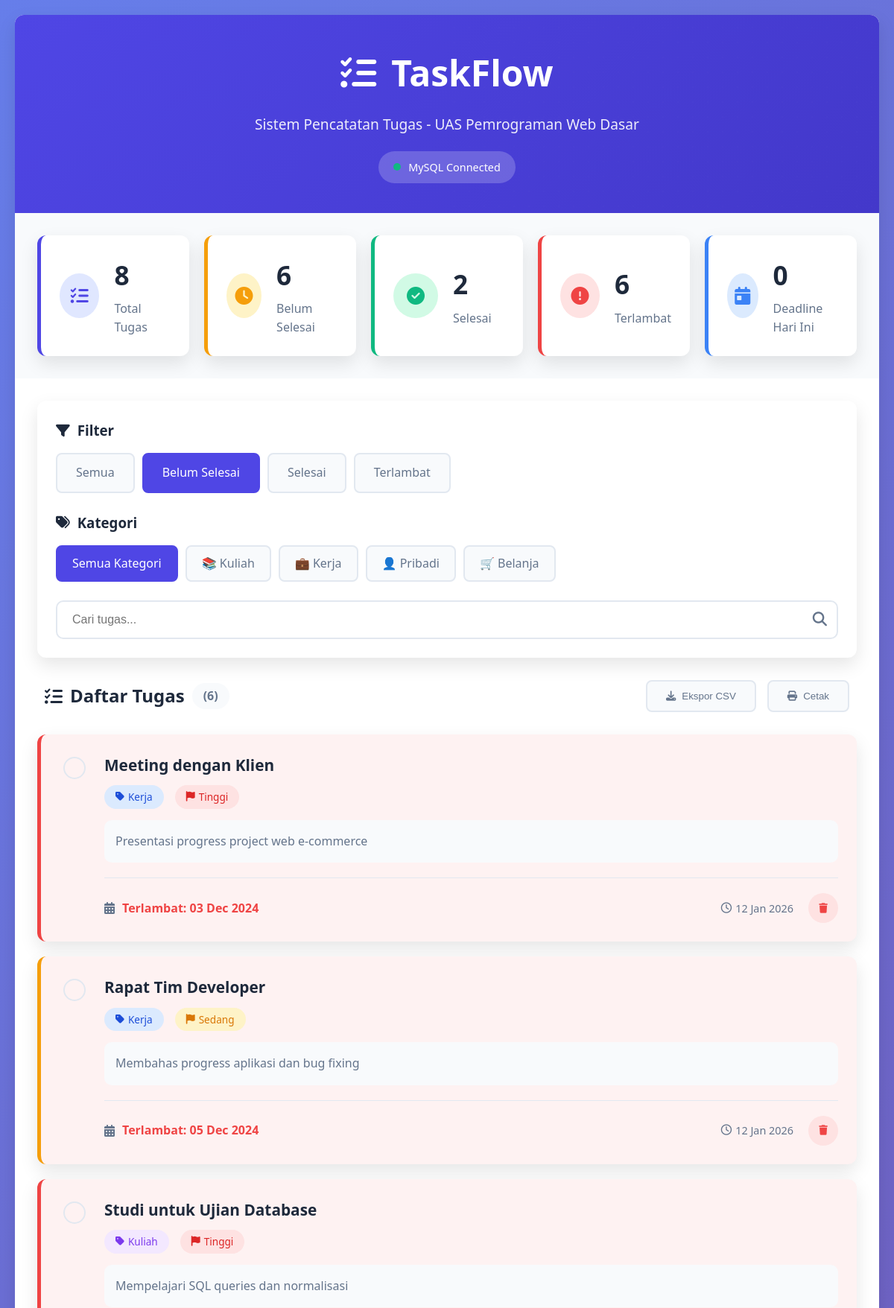
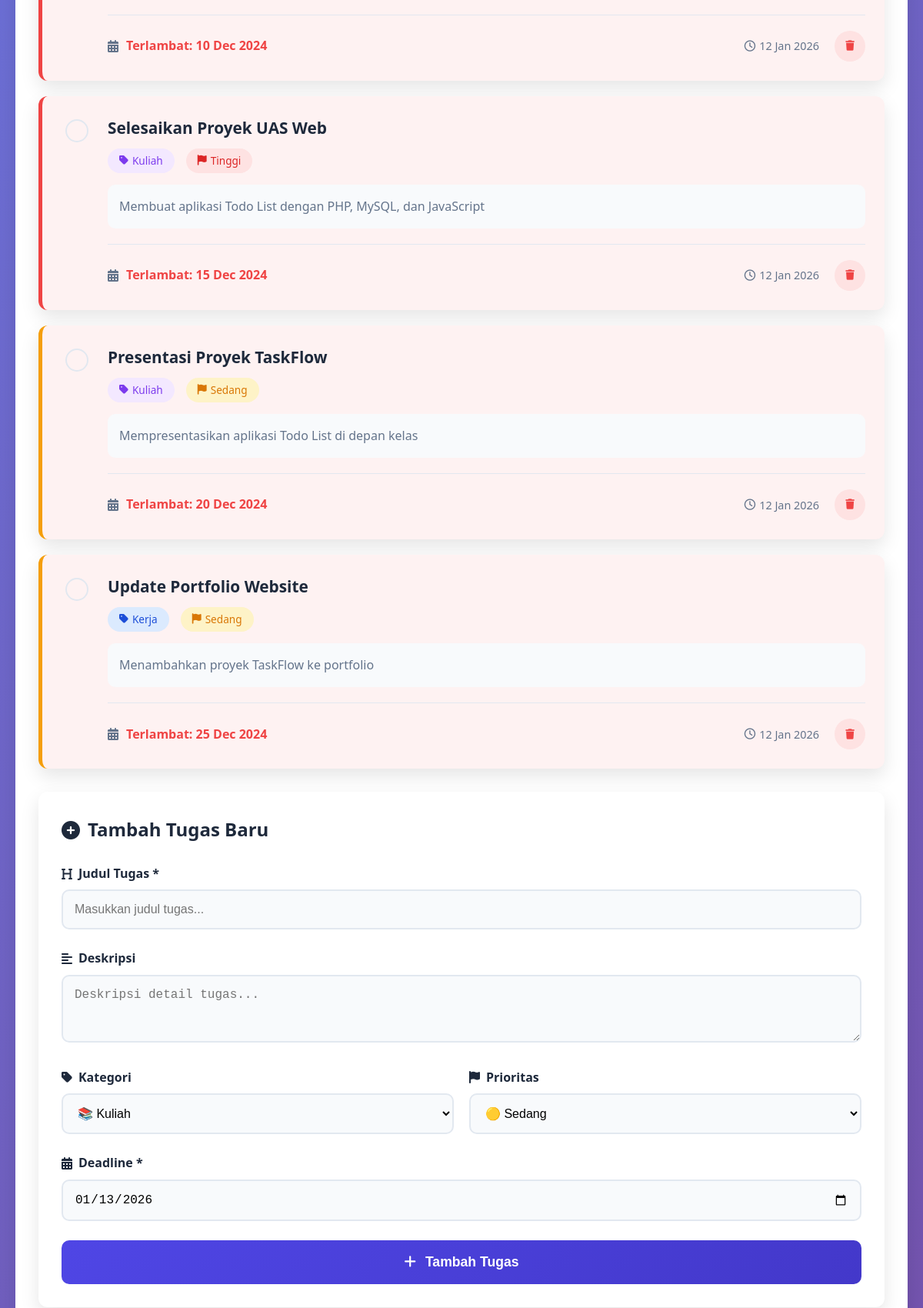
The page /?filter=pending&category=all (upper part) on the database its author committed (2 pictures, top to bottom).
### tables this page shows
CREATE TABLE IF NOT EXISTS tasks (
    id INT PRIMARY KEY AUTO_INCREMENT,
    title VARCHAR(255) NOT NULL,
    description TEXT,
    category ENUM('kerja', 'kuliah', 'pribadi', 'belanja', 'lainnya') DEFAULT 'lainnya',
    deadline DATE NOT NULL,
    priority ENUM('low', 'medium', 'high') DEFAULT 'medium',
    completed BOOLEAN DEFAULT FALSE,
    created_at TIMESTAMP DEFAULT CURRENT_TIMESTAMP,
    updated_at TIMESTAMP DEFAULT CURRENT_TIMESTAMP ON UPDATE CURRENT_TIMESTAMP
);

### index.php (the view, shortened to what the rows shown need)
<?php
require_once 'config/database.php';
$filter = isset($_GET['filter']) ? sanitizeInput($_GET['filter']) : 'all';
$search = isset($_GET['search']) ? sanitizeInput($_GET['search']) : '';
$sql = "SELECT * FROM tasks WHERE 1=1";
if ($filter === 'completed') {
    $sql .= " AND completed = TRUE";
} elseif ($filter === 'pending') {
    $sql .= " AND completed = FALSE";
} elseif ($filter === 'overdue') {
    $sql .= " AND deadline < CURDATE() AND completed = FALSE";
}
$sql .= " ORDER BY
    CASE
        WHEN deadline < CURDATE() AND completed = FALSE THEN 0
        WHEN deadline = CURDATE() AND completed = FALSE THEN 1
        ELSE 2
    END,
    deadline ASC,
    CASE priority
        WHEN 'high' THEN 1
        WHEN 'medium' THEN 2
        WHEN 'low' THEN 3
    END,
    created_at DESC";
$result = executeQuery($sql);
$tasks = [];
if ($result && $result->num_rows > 0) {
    while ($row = $result->fetch_assoc()) {
        $tasks[] = $row;
    }
}
?>
<!DOCTYPE html>
<html lang="id">
<head>
    <link rel="stylesheet" href="css/style.css">
    <link rel="stylesheet" href="https://cdnjs.cloudflare.com/ajax/libs/font-awesome/6.4.0/css/all.min.css">
</head>
<body>
    <div class="container">
        <header class="header">
            <div class="header-content">
                <h1><i class="fas fa-tasks"></i> TaskFlow</h1>
            </div>
        </header>
        <div class="main-content">
            <div class="sidebar">
                <div class="form-container">
                    <h2><i class="fas fa-plus-circle"></i> Tambah Tugas Baru</h2>
                </div>
            </div>
            <div class="content">
                <div class="tasks-header">
                    <h2><i class="fas fa-tasks"></i> Daftar Tugas
                        <span class="tasks-count">(<?php echo count($tasks); ?>)</span>
                    </h2>
                </div>
                <?php if (empty($tasks)): ?>
                    <div class="empty-state">
                        <i class="fas fa-clipboard-list"></i>
                        <h3>Tidak ada tugas</h3>
                        <p>
                            <?php if (!empty($search)): ?>
                                Tidak ditemukan tugas dengan kata kunci "<?php echo htmlspecialchars($search); ?>"
                            <?php else: ?>
                                Tambahkan tugas baru menggunakan form di sebelah kiri
                            <?php endif; ?>
                        </p>
                    </div>
                <?php else: ?>
                    <div class="tasks-container">
                        <?php foreach ($tasks as $task):
                            $isOverdue = !$task['completed'] && $task['deadline'] < date('Y-m-d');
                            $isToday = $task['deadline'] == date('Y-m-d');
                        ?>
                        <div class="task-card
                            <?php echo $task['completed'] ? 'completed' : ''; ?>
                            <?php echo $isOverdue ? 'overdue' : ''; ?>
                            <?php echo $isToday ? 'today' : ''; ?>
                            priority-<?php echo $task['priority']; ?>">
                            <div class="task-status">
                                <form action="update_status.php" method="POST" class="status-form">
                                    <button type="submit" class="status-toggle">
                                        <?php if ($task['completed']): ?>
                                            <div class="toggle-circle checked">
                                                <i class="fas fa-check"></i>
                                            </div>
                                        <?php else: ?>
                                            <div class="toggle-circle"></div>
                                        <?php endif; ?>
                                    </button>
                                </form>
                            </div>
                            <div class="task-content">
                                <div class="task-header">
                                    <h3 class="task-title"><?php echo htmlspecialchars($task['title']); ?></h3>
                                    <div class="task-meta">
                                        <span class="task-category category-<?php echo $task['category']; ?>">
                                            <i class="fas fa-tag"></i>
                                            <?php
                                                $categoryNames = [
                                                    'kerja' => 'Kerja',
                                                    'kuliah' => 'Kuliah',
                                                    'pribadi' => 'Pribadi',
                                                    'belanja' => 'Belanja',
                                                    'lainnya' => 'Lainnya'
                                                ];
                                                echo $categoryNames[$task['category']];
                                            ?>
                                        </span>
                                        <span class="task-priority priority-<?php echo $task['priority']; ?>">
                                            <i class="fas fa-flag"></i>
                                            <?php
                                                $priorityNames = [
                                                    'low' => 'Rendah',
                                                    'medium' => 'Sedang',
                                                    'high' => 'Tinggi'
                                                ];
                                                echo $priorityNames[$task['priority']];
                                            ?>
                                        </span>
                                    </div>
                                </div>
                                <?php if (!empty($task['description'])): ?>
                                <div class="task-description">
                                    <p><?php echo nl2br(htmlspecialchars($task['description'])); ?></p>
                                </div>
                                <?php endif; ?>
                                <div class="task-footer">
                                    <div class="task-deadline">
                                        <i class="fas fa-calendar-alt"></i>
                                        <span class="deadline-text <?php echo $isOverdue ? 'overdue-text' : ''; ?>">
                                            <?php
                                                $deadlineFormatted = date('d M Y', strtotime($task['deadline']));
                                                if ($task['completed']) {
                                                    echo "<s>$deadlineFormatted</s>";
                                                } elseif ($isToday) {
                                                    echo "<strong>Hari ini</strong>";
                                                } elseif ($isOverdue) {
                                                    echo "Terlambat: $deadlineFormatted";
                                                } else {
                                                    echo "$deadlineFormatted";
                                                }
                                            ?>
                                        </span>
                                    </div>
                                    <div class="task-actions">
                                        <span class="task-date">
                                            <i class="far fa-clock"></i>
                                            <?php echo date('d M Y', strtotime($task['created_at'])); ?>
                                        </span>
                                        <form action="delete_task.php" method="POST"
                                              onsubmit="return confirm('Hapus tugas ini?');">
                                            <button type="submit" class="delete-btn" title="Hapus Tugas">
                                                <i class="fas fa-trash"></i>
                                            </button>
                                        </form>
                                    </div>
                                </div>
                            </div>
                        </div>
                        <?php endforeach; ?>
                    </div>
                <?php endif; ?>
            </div>
        </div>
    </div>
</body>
</html>

### rows shown on the page
tasks: completed 0 (drawn), title "Meeting dengan Klien", category "Kerja", priority "Tinggi", description "Presentasi progress project web e-commerce", deadline "03 Dec 2024", created_at "12 Jan 2026"
tasks: completed 0 (drawn), title "Rapat Tim Developer", category "Kerja", priority "Sedang", description "Membahas progress aplikasi dan bug fixing", deadline "05 Dec 2024", created_at "12 Jan 2026"
tasks: completed 0 (drawn), title "Studi untuk Ujian Database", category "Kuliah", priority "Tinggi", description "Mempelajari SQL queries dan normalisasi", deadline "10 Dec 2024", created_at "12 Jan 2026"
tasks: completed 0 (drawn), title "Selesaikan Proyek UAS Web", category "Kuliah", priority "Tinggi", description "Membuat aplikasi Todo List dengan PHP, MySQL, dan JavaScript", deadline "15 Dec 2024", created_at "12 Jan 2026"
tasks: completed 0 (drawn), title "Presentasi Proyek TaskFlow", category "Kuliah", priority "Sedang", description "Mempresentasikan aplikasi Todo List di depan kelas", deadline "20 Dec 2024", created_at "12 Jan 2026"
tasks: completed 0 (drawn), title "Update Portfolio Website", category "Kerja", priority "Sedang", description "Menambahkan proyek TaskFlow ke portfolio", deadline "25 Dec 2024", created_at "12 Jan 2026"

### other values the page prints
$stats['total'] "8"
$stats['pending'] "6"
$stats['completed'] "2"
$stats['overdue'] "6"
$stats['due_today'] "0"
$name "📚 Kuliah"
$name "💼 Kerja"
$name "👤 Pribadi"
$name "🛒 Belanja"
count($tasks) "6"
